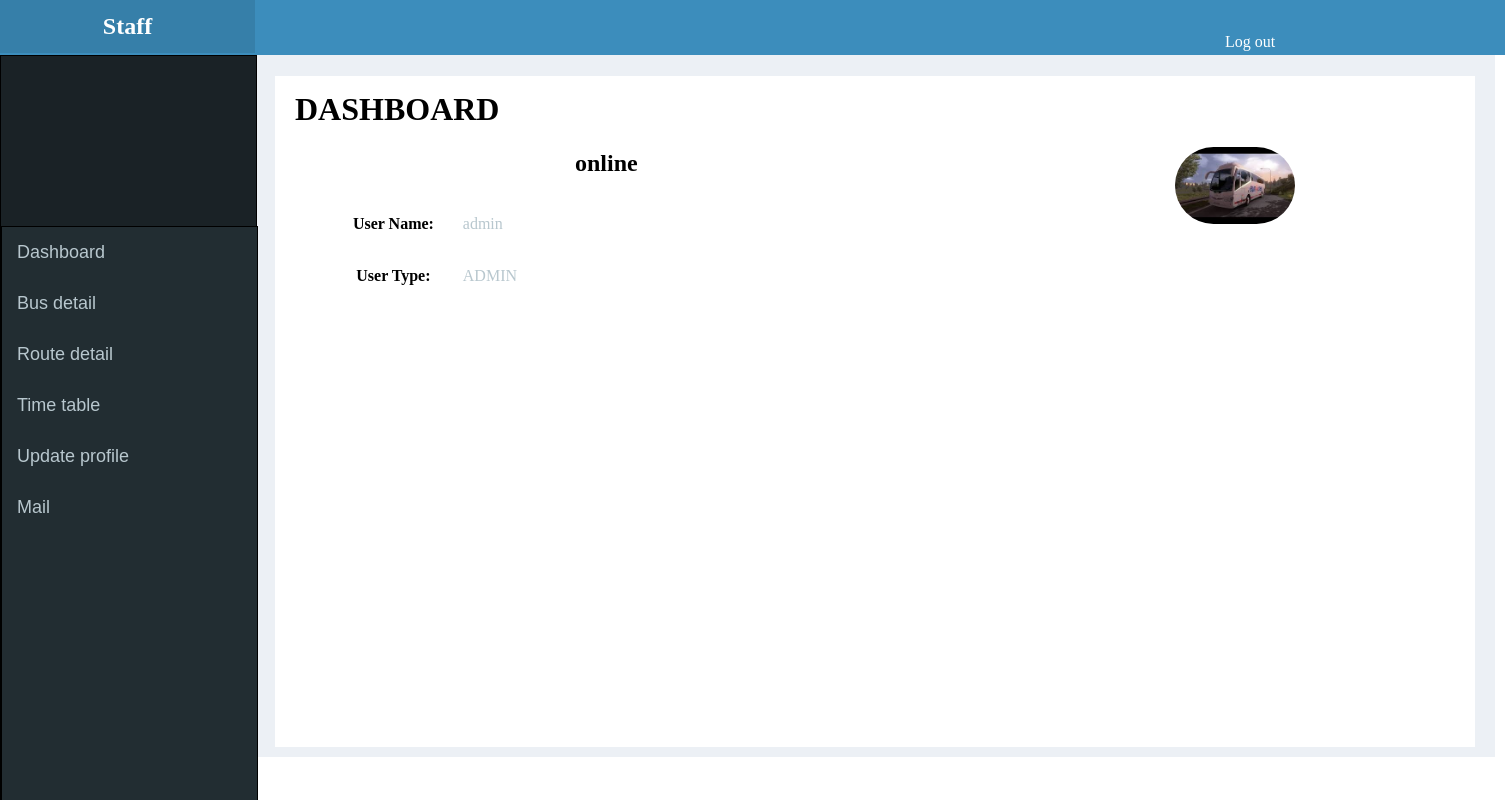
Page /staff/dashboard.php (signed in) on the committed database.
### tables this page shows
CREATE TABLE IF NOT EXISTS `user_tbl` (
  `user_id` int(11) NOT NULL,
  `user_name` varchar(255) NOT NULL,
  `user_fullname` varchar(255) NOT NULL,
  `password` varchar(255) NOT NULL,
  `user_type` varchar(255) NOT NULL,
  `status` varchar(255) NOT NULL,
  `user_photo` varchar(255) NOT NULL,
  `email` varchar(255) NOT NULL,
  `city` varchar(255) NOT NULL,
  `gender` varchar(255) NOT NULL,
  `date_birth` date NOT NULL,
  `contact_no` int(255) NOT NULL
);

### admin/classes/general.class.php (called while the page is built, shortened)
	<?php
class general
{
function get_user_info_by_id($id)
{
		$conn = mysqli_connect(HOST,USER,PASS,DB);
		$query = "SELECT * FROM user_tbl  where user_id = '".$id."' ";
		$sql = mysqli_query($conn,$query);
		$row = mysqli_fetch_array($sql);
		return $row;
}
}
?>

### staff/dashboard.php (the view, shortened to what this page needs)
<?php include(STAFF_PATH.'include/header.php'); ?>
<?php include(STAFF_PATH.'include/sidbar.php'); ?>
<?php
$gen = new general;
	$user_profile_info = $gen->get_user_info_by_id($_SESSION['webapp']['user']['user_id']);
?>
	<htlm>
<head>
<link rel="stylesheet" href="css/style.css">
</head>
<body>
<div class="main_body">
<div class="main_inner">
<h1 style="margin-left:20px;padding-top:15px;">DASHBOARD</h1>
	<h2 style=" margin-left:300px;"><?php echo $user_profile_info['status'] ?> </h2>
<div style="width:1100px; background-color:#FFFFFF; height:550px;">
<table style=" width:600px;margin-left:50px;border-radius:10px;">
	<tr>
	<th style="height:50px;width:150px;">User Name:</th>
		<td style="color:#B8C7CE;background-color:#FFFFFF;height:50px;width:550px;"><?php  echo $user_profile_info['user_name'] ?></td>
		</tr>
	<tr>
	<th style="height:50px;width:150px;">User Type:</th>
	<td style="color:#B8C7CE;background-color:#FFFFFF;height:50px;width:550px;"><?php echo $user_profile_info['user_type'] ?> </td>
	</tr>
	<img src="image/<?php echo $user_profile_info['user_photo']; ?>" style="max-width:120px;float:right;margin-right:80px; margin-top:-50px;border-radius:50px;">
	</table>
</div>
</div>
</div>
</body>
</html>

### staff/css/style.css (style rules this page uses)
body { padding:0 auto; margin:0 auto; }
.main_body { width:1240px; height:auto; background-color:#ECF0F5; padding-bottom:10px; margin-left:255px; margin-top:55px; float:left; }
.main_inner { width:1200px; height:auto; background-color:#FFFFFF; margin-left:20px; margin-top:20px; }

### staff/dashboard.php (style rules this page uses)
table tr td { background-color:#FFFFFF; }
table tr th { text-align:center;background-color:#FFFFFF; }

### rows in the picture
user_tbl: status "online", user_name "admin", user_type "ADMIN", user_photo (picture)
